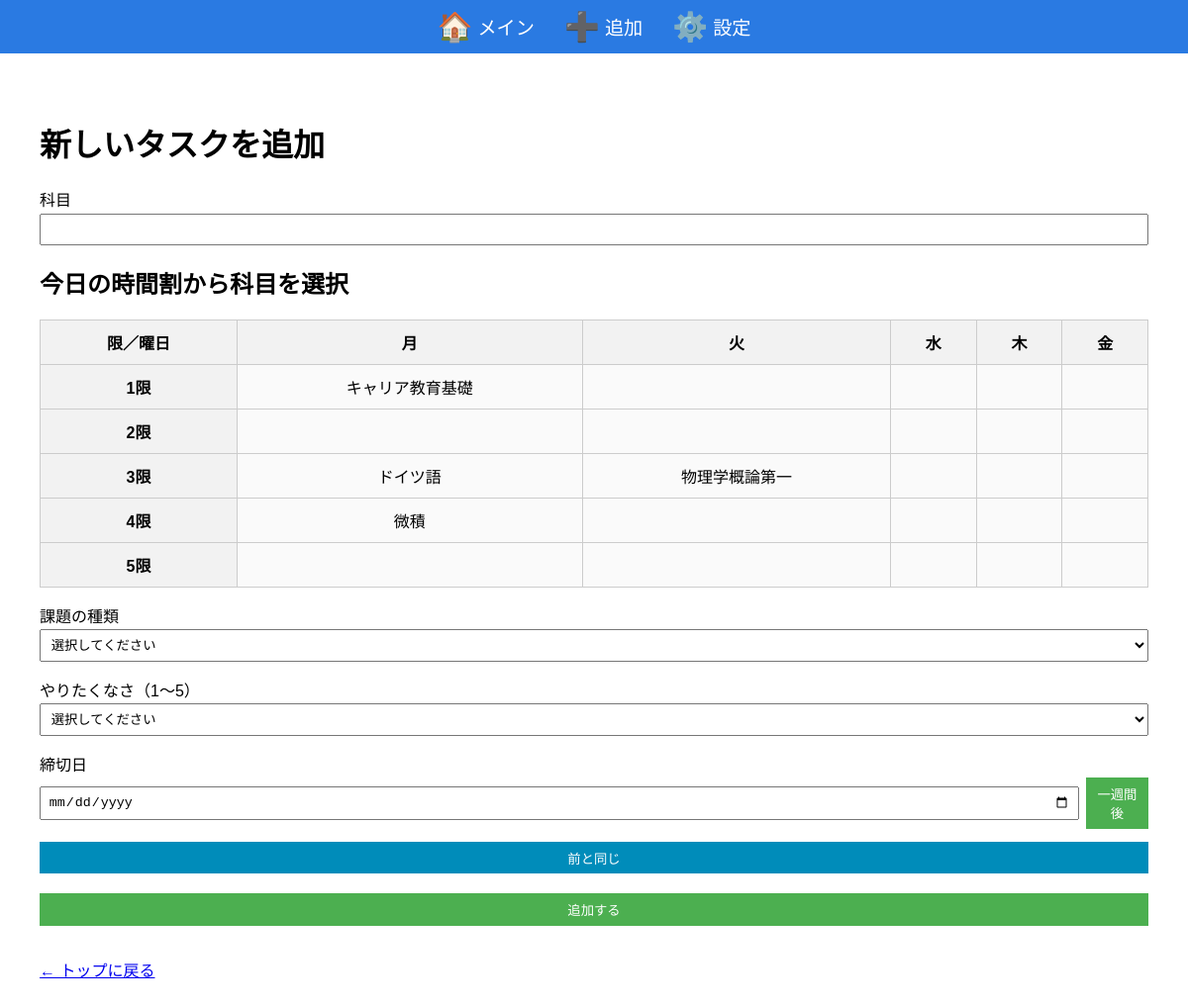
The app's page /add_task, older data.
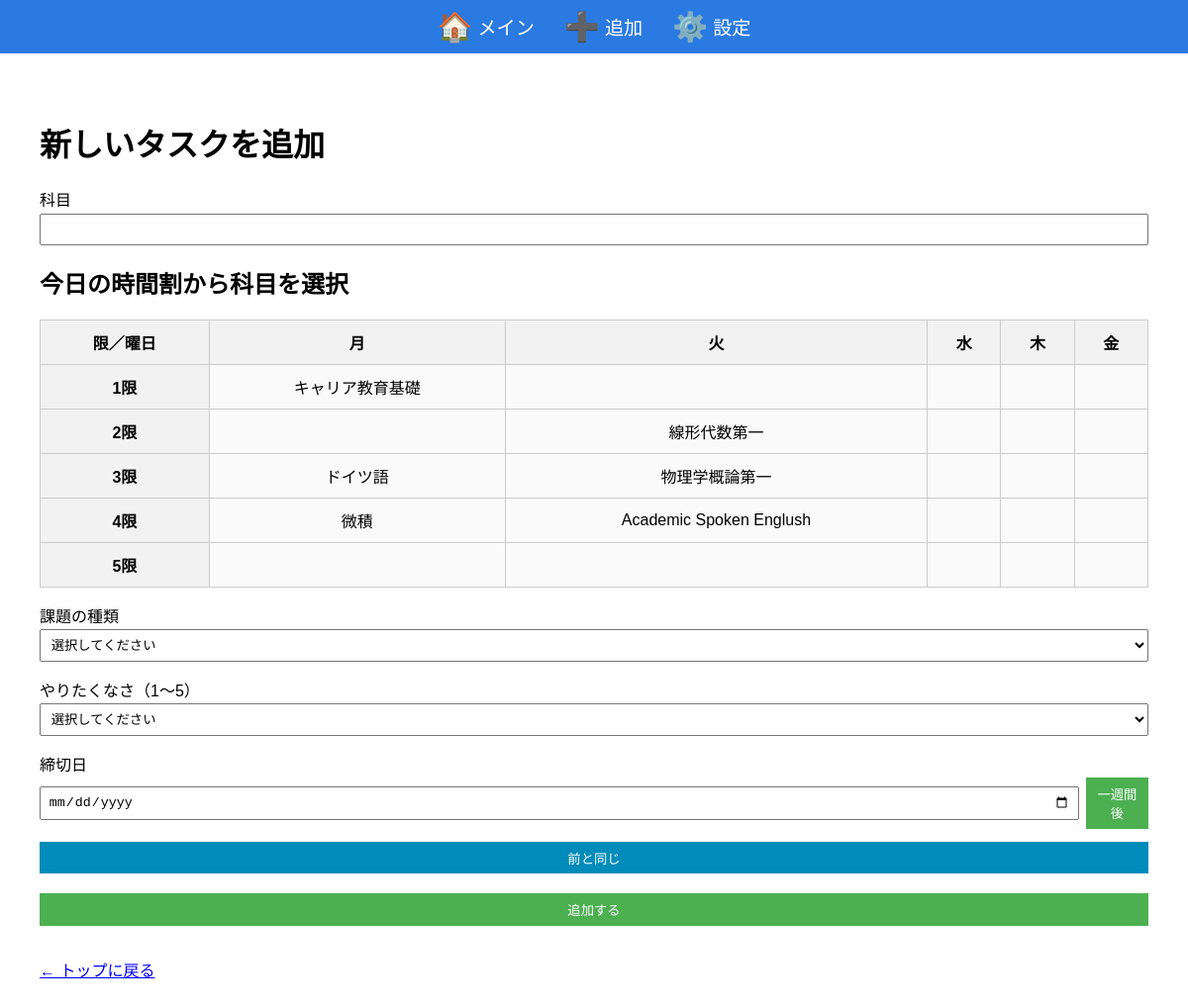
The same page, newer data.
### tables this page shows
CREATE TABLE timetable (
                id INTEGER PRIMARY KEY AUTOINCREMENT,
                weekday INTEGER NOT NULL,
                period INTEGER NOT NULL,
                subject TEXT NOT NULL
            );

### app.py (the view, shortened to what this page needs)
@app.route("/add_task", methods=["GET", "POST"])
def add_task():
    days = ["Monday", "Tuesday", "Wednesday", "Thursday", "Friday"]
    with engine.begin() as conn:
        results = conn.execute(text("""
            SELECT * FROM timetable
            WHERE weekday IN (0, 1, 2, 3, 4)
            ORDER BY weekday, period
        """)).fetchall()
    timetable_grid = [["" for _ in range(5)] for _ in range(5)]
    for row in results:
        if 1 <= row.period <= 5 and 0 <= row.weekday < 5:
            timetable_grid[row.period - 1][row.weekday] = row.subject
    return render_template("add_task.html", timetable_grid=timetable_grid)

### app.py (called while the page is built)
@app.before_request
def before_request():
    if request.endpoint not in ("setup", "edit_timetable", "static"):
        maybe_generate_today_tasks()

### templates/add_task.html (shortened to what this page needs)
<!DOCTYPE html>
<html lang="ja">
<head>
</head>
<body>
  <div class="menu-bar">
    <a href="{{ url_for('index') }}" class="menu-btn" title="メイン画面">
      <span class="menu-icon">🏠</span>
      <span class="menu-text">メイン</span>
    </a>
    <a href="{{ url_for('add_task') }}" class="menu-btn" title="タスク追加">
      <span class="menu-icon">➕</span>
      <span class="menu-text">追加</span>
    </a>
    <a href="{{ url_for('setup') }}" class="menu-btn" title="設定">
      <span class="menu-icon">⚙️</span>
      <span class="menu-text">設定</span>
    </a>
  </div>
  <div class="content">
    <h1>新しいタスクを追加</h1>
    <form id="taskForm" action="{{ url_for('add_task') }}" method="POST">
      <label for="subject">科目</label>
      <input type="text" name="subject" id="subject" required>
      <h2>今日の時間割から科目を選択</h2>
      {% if timetable_grid %}
      <table class="timetable-grid">
        <thead>
          <tr>
            <th>限／曜日</th>
            <th>月</th>
            <th>火</th>
            <th>水</th>
            <th>木</th>
            <th>金</th>
          </tr>
        </thead>
        <tbody>
          {% for period in range(1, 6) %}
          <tr>
            <th>{{ period }}限</th>
            {% for day in range(0, 5) %}
            <td class="timetable-cell" onclick="selectSubject(this)">
              {% if timetable_grid[period - 1][day] %}
                {{ timetable_grid[period - 1][day] }}
              {% else %}
                &nbsp;
              {% endif %}
            </td>
            {% endfor %}
          </tr>
          {% endfor %}
        </tbody>
      </table>
      {% else %}
      <p>時間割が登録されていません。</p>
      {% endif %}
      <label for="category">課題の種類</label>
      <select name="category" id="category" required onblur="saveCategory()">
        <option value="">選択してください</option>
      </select>
      <label for="difficulty">やりたくなさ（1〜5）</label>
      <select name="difficulty" id="difficulty" required>
        <option value="">選択してください</option>
      </select>
      <label for="due_date">締切日</label>
      <div style="display: flex; align-items: center;">
        <input type="date" name="due_date" id="due_date" required onclick="openDatePicker(event)">
        <button type="button" class="inline-btn" onclick="setWeekLater()">一週間後</button>
      </div>
      <button type="button" class="repeat-btn" onclick="fillPreviousTask()">前と同じ</button>
      <button type="submit">追加する</button>
    </form>
    <a href="{{ url_for('index') }}" class="back-link">← トップに戻る</a>
  </div>
</body>
</html>

Row changes from the older to the newer data that the page shows:
added timetable: subject "線形代数第一"
added timetable: subject "Academic Spoken Englush"
